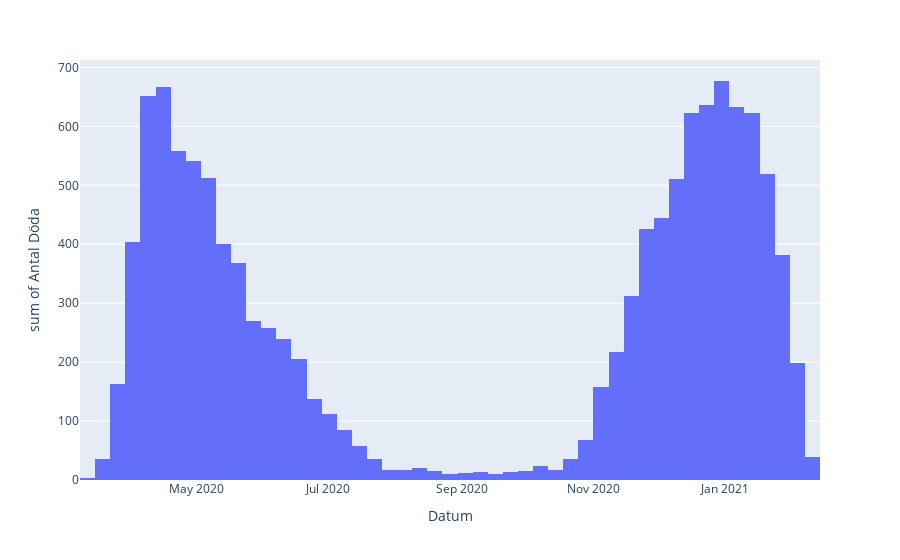

The code cell stored with this chart in its notebook:
### Code cell
#Visualisering 4

#Är likadan som förra grafen men är istället nu ett histogram.
fig = px.histogram(df_dic["National_daily_deaths"], y="National_Daily_Deaths", x="Date", nbins=50, 
labels={"National_Daily_Deaths":"Antal Döda", "Date":"Datum"})
fig.show()

### Figure 1 — Plotly figure (JSON) as saved in the notebook; plotly's stock layout.template omitted (floating-point values rounded to 4 significant figures; data arrays with more than 128 entries replaced by an {"elided": "..."} marker saying what was removed)
{"data": [{"alignmentgroup": "True", "bingroup": "x", "histfunc": "sum", "hovertemplate": "Datum=%{x}<br>sum of Antal Döda=%{y}<extra></extra>", "legendgroup": "", "marker": {"color": "#636efa"}, "name": "", "nbinsx": 50, "offsetgroup": "", "orientation": "v", "showlegend": false, "type": "histogram", "x": {"elided": "338 str values"}, "xaxis": "x", "y": {"elided": "338 int values"}, "yaxis": "y"}], "layout": {"barmode": "relative", "legend": {"tracegroupgap": 0}, "margin": {"t": 60}, "xaxis": {"anchor": "y", "domain": [0, 1], "title": {"text": "Datum"}}, "yaxis": {"anchor": "x", "domain": [0, 1], "title": {"text": "sum of Antal Döda"}}}}
